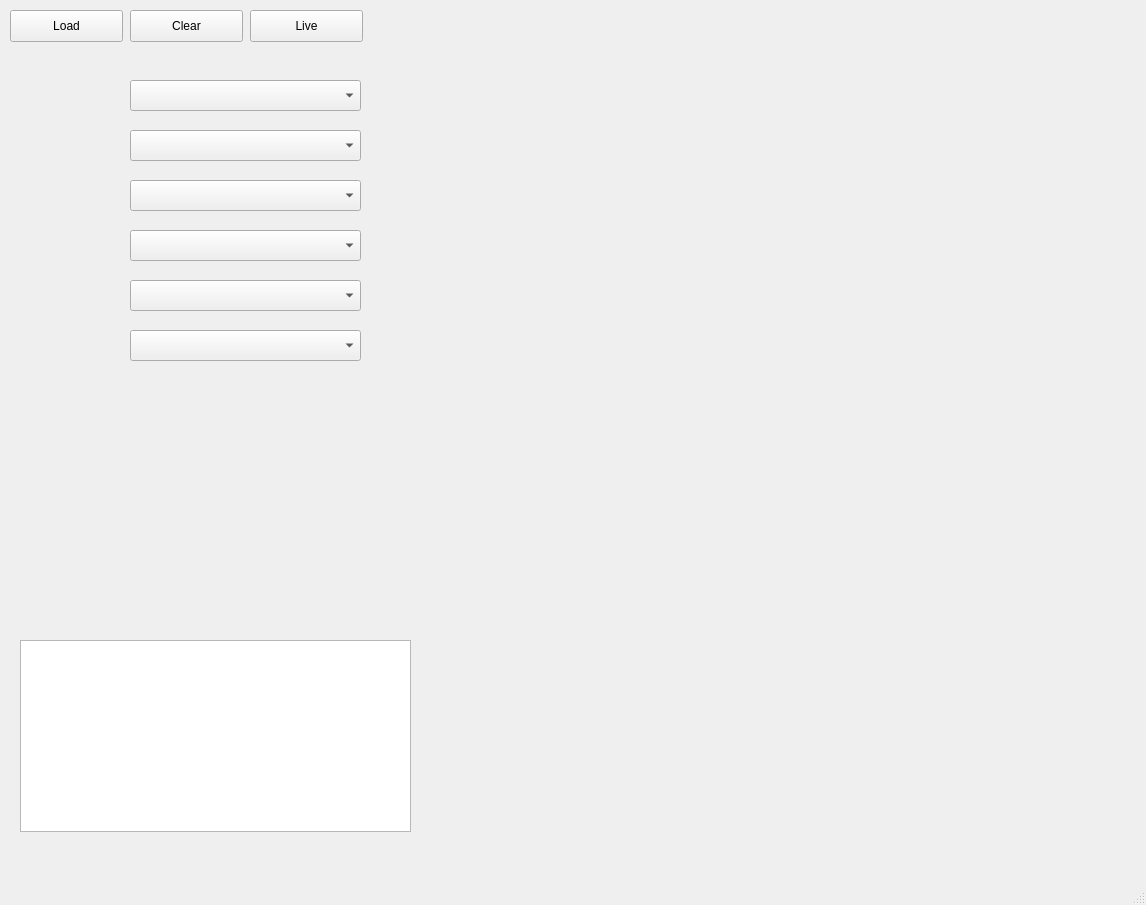
<?xml version="1.0" encoding="UTF-8"?>
<ui version="4.0">
 <class>MainWindow</class>
 <widget class="QMainWindow" name="MainWindow">
  <property name="geometry">
   <rect>
    <x>0</x>
    <y>0</y>
    <width>1146</width>
    <height>905</height>
   </rect>
  </property>
  <property name="windowTitle">
   <string>MainWindow</string>
  </property>
  <widget class="QWidget" name="centralwidget">
   <widget class="QWidget" name="plot_frame" native="true">
    <property name="geometry">
     <rect>
      <x>440</x>
      <y>10</y>
      <width>691</width>
      <height>531</height>
     </rect>
    </property>
   </widget>
   <widget class="QPushButton" name="load_data_button">
    <property name="geometry">
     <rect>
      <x>10</x>
      <y>10</y>
      <width>113</width>
      <height>32</height>
     </rect>
    </property>
    <property name="text">
     <string>Load</string>
    </property>
   </widget>
   <widget class="QPushButton" name="clear_data_button">
    <property name="geometry">
     <rect>
      <x>130</x>
      <y>10</y>
      <width>113</width>
      <height>32</height>
     </rect>
    </property>
    <property name="text">
     <string>Clear</string>
    </property>
   </widget>
   <widget class="QPushButton" name="live_data_button">
    <property name="geometry">
     <rect>
      <x>250</x>
      <y>10</y>
      <width>113</width>
      <height>32</height>
     </rect>
    </property>
    <property name="text">
     <string>Live</string>
    </property>
   </widget>
   <widget class="QComboBox" name="x_data_selector">
    <property name="geometry">
     <rect>
      <x>130</x>
      <y>80</y>
      <width>231</width>
      <height>31</height>
     </rect>
    </property>
   </widget>
   <widget class="QComboBox" name="y_data_selector">
    <property name="geometry">
     <rect>
      <x>130</x>
      <y>180</y>
      <width>231</width>
      <height>31</height>
     </rect>
    </property>
   </widget>
   <widget class="QComboBox" name="y_data_normal_selector">
    <property name="geometry">
     <rect>
      <x>130</x>
      <y>230</y>
      <width>231</width>
      <height>31</height>
     </rect>
    </property>
   </widget>
   <widget class="QComboBox" name="z_data_selector">
    <property name="geometry">
     <rect>
      <x>130</x>
      <y>280</y>
      <width>231</width>
      <height>31</height>
     </rect>
    </property>
   </widget>
   <widget class="QComboBox" name="z_data_normal_selector">
    <property name="geometry">
     <rect>
      <x>130</x>
      <y>330</y>
      <width>231</width>
      <height>31</height>
     </rect>
    </property>
   </widget>
   <widget class="QComboBox" name="x_data_normal_selector">
    <property name="geometry">
     <rect>
      <x>130</x>
      <y>130</y>
      <width>231</width>
      <height>31</height>
     </rect>
    </property>
   </widget>
   <widget class="QTableView" name="data_file_list">
    <property name="geometry">
     <rect>
      <x>20</x>
      <y>640</y>
      <width>391</width>
      <height>192</height>
     </rect>
    </property>
   </widget>
  </widget>
  <widget class="QMenuBar" name="menubar">
   <property name="geometry">
    <rect>
     <x>0</x>
     <y>0</y>
     <width>1146</width>
     <height>22</height>
    </rect>
   </property>
  </widget>
  <widget class="QStatusBar" name="statusbar"/>
 </widget>
 <resources/>
 <connections/>
</ui>
